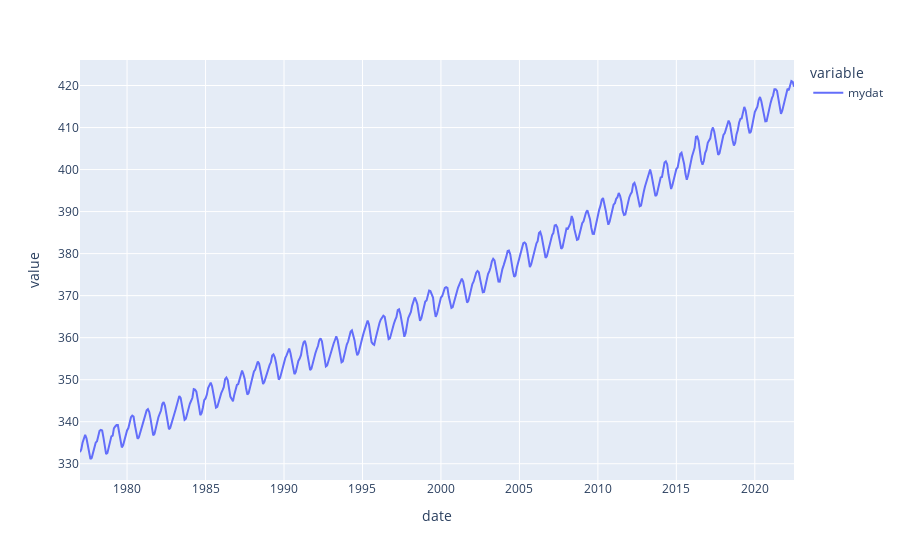

This figure's notebook cell:
### Code cell
import plotly_express as px

plot = px.line(df_2)
plot.show()

### Figure 1 — Plotly figure (JSON) as saved in the notebook; plotly's stock layout.template omitted (floating-point values rounded to 4 significant figures; data arrays with more than 128 entries replaced by an {"elided": "..."} marker saying what was removed)
{"data": [{"hovertemplate": "variable=mydat<br>date=%{x}<br>value=%{y}<extra></extra>", "legendgroup": "mydat", "line": {"color": "#636efa", "dash": "solid"}, "marker": {"symbol": "circle"}, "mode": "lines", "name": "mydat", "orientation": "v", "showlegend": true, "type": "scatter", "x": {"elided": "547 str values"}, "xaxis": "x", "y": {"elided": "547 float values"}, "yaxis": "y"}], "layout": {"legend": {"title": {"text": "variable"}, "tracegroupgap": 0}, "margin": {"t": 60}, "xaxis": {"anchor": "y", "domain": [0, 1], "title": {"text": "date"}}, "yaxis": {"anchor": "x", "domain": [0, 1], "title": {"text": "value"}}}}
